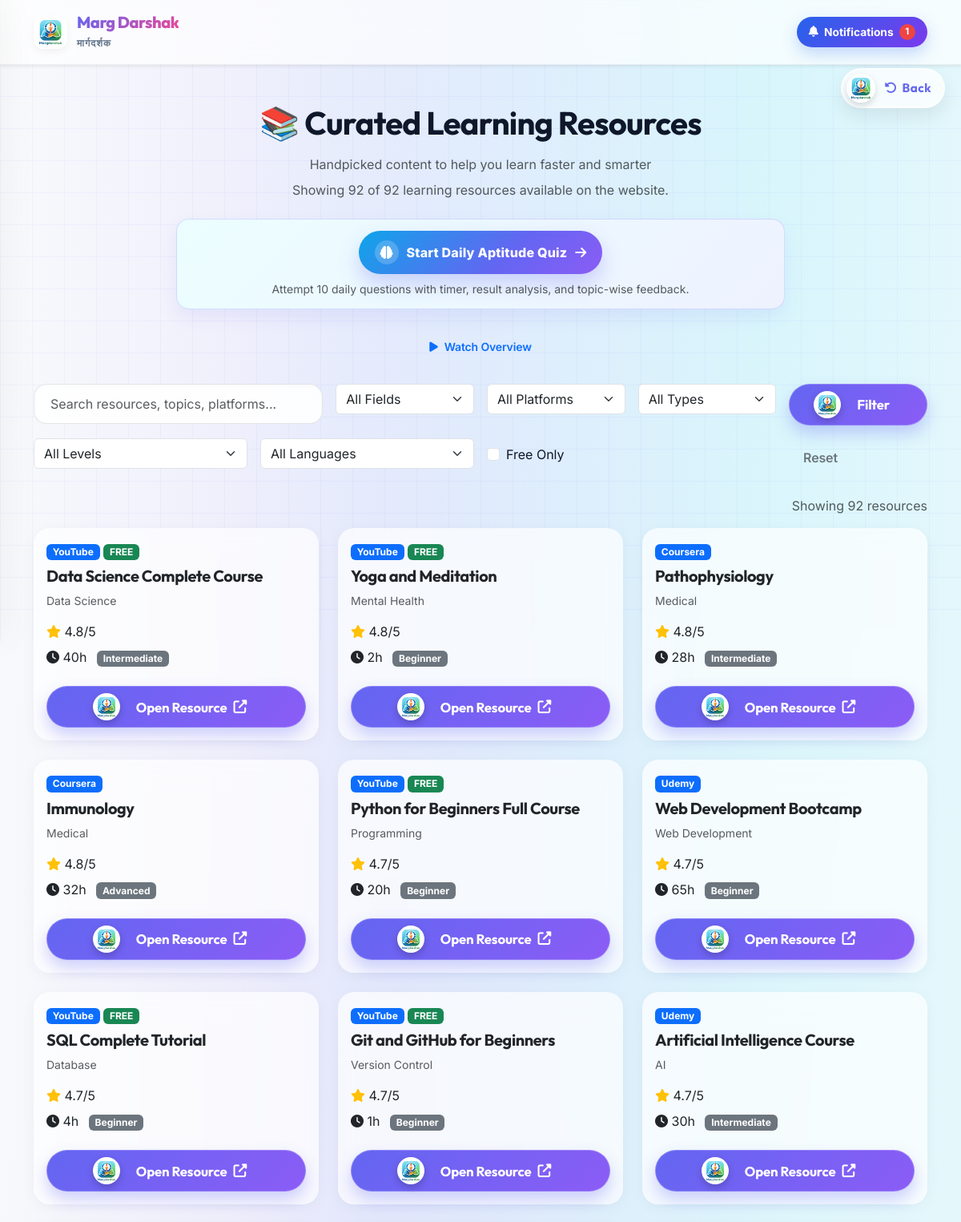
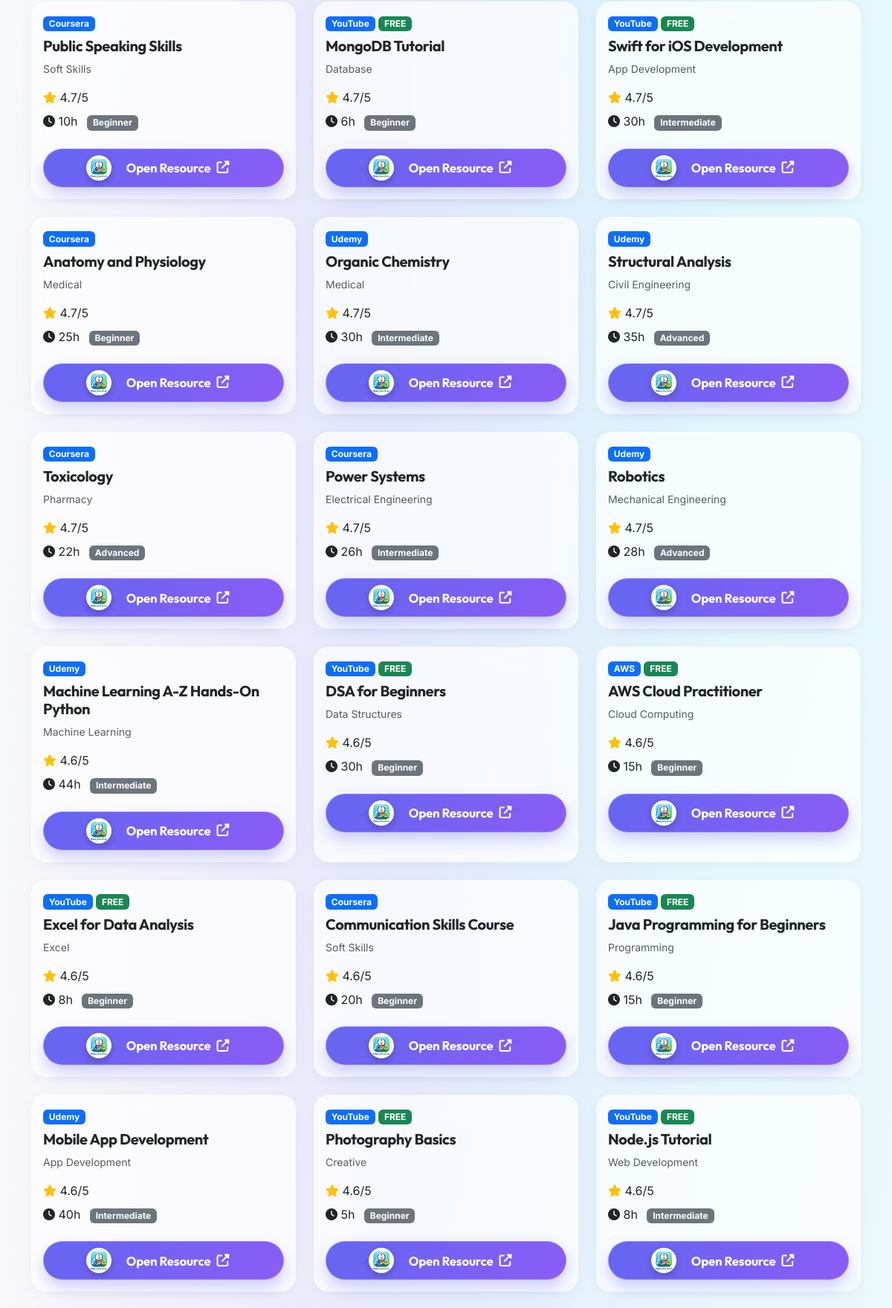
The page /skill (signed in, upper part) on the database its author committed (2 pictures, top to bottom).
### tables this page shows
CREATE TABLE "learning_resources" (
"title" TEXT,
  "topic" TEXT,
  "platform" TEXT,
  "resource_type" TEXT,
  "url" TEXT,
  "difficulty" TEXT,
  "duration_hours" INTEGER,
  "quality_score" REAL,
  "language" TEXT,
  "is_free" INTEGER
);

### app.py (the view, shortened to what this page needs)
@app.route('/skill')
@login_required
def skill_home():
    try:
        conn = get_db_connection()
        count = conn.execute('SELECT COUNT(*) as count FROM learning_resources').fetchone()['count']
        total_resources = conn.execute('SELECT COUNT(*) as count FROM learning_resources').fetchone()['count']
        topics = conn.execute('SELECT DISTINCT topic FROM learning_resources ORDER BY topic').fetchall()
        platforms = conn.execute('SELECT DISTINCT platform FROM learning_resources ORDER BY platform').fetchall()
        languages = conn.execute('SELECT DISTINCT language FROM learning_resources ORDER BY language').fetchall()
        resource_types = conn.execute('SELECT DISTINCT resource_type FROM learning_resources ORDER BY resource_type').fetchall()
        resources = conn.execute('SELECT * FROM learning_resources ORDER BY quality_score DESC').fetchall()
        conn.close()
        topic_list = [row['topic'] for row in topics]
        platform_list = [row['platform'] for row in platforms]
        language_list = [row['language'] for row in languages]
        resource_type_list = [row['resource_type'] for row in resource_types]
        resource_list = [dict(row) for row in resources]
        return render_template('skill/browse.html',
                             topics=topic_list,
                             platforms=platform_list,
                             languages=language_list,
                             resource_types=resource_type_list,
                             resources=resource_list,
                             total_resources=total_resources,
                             selected_topic='all',
                             selected_difficulty='all',
                             selected_platform='all',
                             selected_language='all',
                             selected_resource_type='all',
                             free_only=False,
                             search='')
    except Exception as e:
        print(f"Skill home error: {e}")
        return f"<h2>Error: {e}</h2><a href='/'>Back to Home</a>", 500

### app.py (called while the page is built)
def login_required(f):
    @wraps(f)
    def decorated_function(*args, **kwargs):
        if not getattr(g, 'current_user', None):
            flash('Please log in to access this feature.', 'warning')
            return redirect(url_for('login'))
        return f(*args, **kwargs)
    return decorated_function

def get_db_connection():
    conn = sqlite3.connect(DB_PATH)
    conn.row_factory = sqlite3.Row
    return conn

@app.before_request
def load_current_user():
    user_id = session.get('user_id')
    if user_id:
        try:
            conn = get_db_connection()
            user = conn.execute('SELECT id, username, email FROM users WHERE id = ?', (user_id,)).fetchone()
            conn.close()
            if user:
                from flask import g
                g.current_user = dict(user)
            else:
                session.pop('user_id', None)
        except Exception:
            session.pop('user_id', None)

### templates/skill/browse.html (shortened to what this page needs)
{% extends 'base.html' %}
{% block content %}
<div class="container my-5">
  <h1 class="text-center mb-3">📚 Curated Learning Resources</h1>
<p class="text-center text-muted mb-2">Handpicked content to help you learn faster and smarter</p>
<p class="text-center text-muted mb-4">Showing {{ resources|length }} of {{ total_resources }} learning resources available on the website.</p>
<div class="text-center mb-4">
  <div class="quiz-cta-wrap">
    <a href="/skill/aptitude-quiz" class="quiz-cta-btn">
      <span class="icon-bubble"><i class="fas fa-brain"></i></span>
      <span>Start Daily Aptitude Quiz</span>
      <i class="fas fa-arrow-right"></i>
    </a>
    <p class="text-muted mt-2 mb-0 small">Attempt 10 daily questions with timer, result analysis, and topic-wise feedback.</p>
  </div>
</div>
<div class="text-center mb-4">
  <button class="btn btn-outline-primary btn-sm" onclick="toggleLearningVideo()">
    <i class="fas fa-play"></i> Watch Overview
  </button>
</div>
    <div class="row mb-4">
        <div class="col-md-12">
            <form action="/skill/browse" method="get" class="row g-3">
                <div class="col-md-4">
                    <input type="search" name="search" class="form-control" placeholder="Search resources, topics, platforms..." value="{{ search }}">
                </div>
                <div class="col-md-2">
                    <select name="topic" class="form-select">
                        <option value="all">All Fields</option>
                    </select>
                </div>
                <div class="col-md-2">
                    <select name="platform" class="form-select">
                        <option value="all">All Platforms</option>
                    </select>
                </div>
                <div class="col-md-2">
                    <select name="resource_type" class="form-select">
                        <option value="all">All Types</option>
                    </select>
                </div>
                <div class="col-md-2 d-grid">
                    <button type="submit" class="btn btn-primary">Filter</button>
                </div>
                <div class="col-md-3">
                    <select name="difficulty" class="form-select">
                        <option value="all">All Levels</option>
                    </select>
                </div>
                <div class="col-md-3">
                    <select name="language" class="form-select">
                        <option value="all">All Languages</option>
                    </select>
                </div>
                <div class="col-md-3">
                    <div class="form-check mt-2">
                        <input class="form-check-input" type="checkbox" name="free" value="true" id="freeOnly" {% if free_only %}checked{% endif %}>
                        <label class="form-check-label" for="freeOnly">Free Only</label>
                    </div>
                </div>
                <div class="col-md-3">
                    <a href="/skill/browse" class="btn btn-outline-secondary w-100">Reset</a>
                </div>
            </form>
        </div>
    </div>
    <div class="row mb-3">
        <div class="col text-end text-muted">
            Showing {{ resources|length }} resource{{ 's' if resources|length != 1 else '' }}
        </div>
    </div>
    <div class="row">
        {% if resources %}
            {% for resource in resources %}
            <div class="col-md-4 mb-4">
                <div class="card h-100 hover-card">
                    <div class="card-body">
                        <span class="badge bg-primary mb-2">{{ resource.platform }}</span>
                        {% if resource.is_free %}
                        <span class="badge bg-success mb-2">FREE</span>
                        {% endif %}
                        <h5 class="card-title">{{ resource.title }}</h5>
                        <p class="text-muted small">{{ resource.topic }}</p>
                        <div class="mb-2">
                            <i class="fas fa-star text-warning"></i> {{ resource.quality_score }}/5
                        </div>
                        <div class="mb-2">
                            <i class="fas fa-clock"></i> {{ resource.duration_hours }}h
                            <span class="badge bg-secondary ms-2">{{ resource.difficulty }}</span>
                        </div>
                        <a href="{{ resource.url }}" target="_blank" class="btn btn-primary w-100 mt-3">
                            Open Resource <i class="fas fa-external-link-alt"></i>
                        </a>
                    </div>
                </div>
            </div>
            {% endfor %}
        {% else %}
            <div class="col-12 text-center">
                <p class="lead">No resources found. Try different filters.</p>
            </div>
        {% endif %}
    </div>
</div>
{% endblock %}

### static/css/style.css (style rules this page uses)
:root { --brand-50: #f5f3ff; --brand-100: #ede9fe; --brand-500: #8b5cf6; --brand-600: #7c3aed; --brand-700: #6d28d9; --gradient-hero: linear-gradient(135deg, #fdfbfb 0%, #ebedee 100%); --gradient-hero-dark: linear-gradient(135deg, #0f172a 0%, #1e1b4b 100%); --gradient-primary: linear-gradient(135deg, #6366f1 0%, #ec4899 100%); --gradient-success: linear-gradient(135deg, #10b981 0%, #059669 100%); --gradient-warning: linear-gradient(135deg, #f59e0b 0%, #d97706 100%); --gradient-danger: linear-gradient(135deg, #ef4444 0%, #b91c1c 100%); --bg-page: #f8fafc; --bg-surface: rgba(255, 255, 255, 0.7); --border-subtle: rgba(255, 255, 255, 0.5); --text-main: #0f172a; --text-muted: #64748b; --shadow-soft: 0 4px 20px -2px rgba(0, 0, 0, 0.05); --shadow-float: 0 20px 40px -4px rgba(99, 102, 241, 0.15); }
body { font-family: 'Inter', sans-serif; background-color: var(--bg-page); background-image: radial-gradient(at 40% 20%, hsla(250,100%,74%,0.15) 0px, transparent 50%), radial-gradient(at 80% 0%, hsla(189,100%,56%,0.15) 0px, transparent 50%), radial-gradient(at 0% 50%, hsla(355,100%,93%,0.1) 0px, transparent 50%); background-size: 100% 100%; color: var(--text-main); min-height: 100vh; background-attachment: fixed; overflow-x: hidden; position: relative; }
body::before { content: ''; position: fixed; top: 0; left: 0; width: 100vw; height: 100vh; background-image: linear-gradient(to right, rgba(99, 102, 241, 0.05) 1px, transparent 1px), linear-gradient(to bottom, rgba(99, 102, 241, 0.05) 1px, transparent 1px); background-size: 40px 40px; z-index: -1; pointer-events: none; }
html { scrollbar-width: none; }
h1, h2, h3, h4, h5, h6, .card-title, .modal-title { font-family: 'Outfit', sans-serif; letter-spacing: -0.02em; font-weight: 700; }
.glass-card, .card, .modal-content { background: var(--bg-surface); backdrop-filter: blur(16px); -webkit-backdrop-filter: blur(16px); border: 1px solid rgba(0, 0, 0, 0.06); box-shadow: var(--shadow-soft); border-radius: 20px; transition: all 0.4s cubic-bezier(0.16, 1, 0.3, 1); }
.btn-primary { display: inline-flex !important; align-items: center; justify-content: center; padding: 8px 24px 8px 8px !important; background: linear-gradient(135deg, #6366f1, #8b5cf6) !important; border-radius: 40px !important; box-shadow: 0 10px 20px rgba(99, 102, 241, 0.3) !important; color: white !important; font-family: 'Outfit', sans-serif !important; font-weight: 700 !important; font-size: 1.05rem !important; position: relative; transition: all 0.3s cubic-bezier(0.16, 1, 0.3, 1) !important; border: 1px solid rgba(255,255,255,0.2) !important; transform-style: preserve-3d; text-transform: none !important; letter-spacing: 0.5px; }
.btn-primary::before { content: ''; display: block; width: 34px; height: 34px; min-width: 34px; border-radius: 50%; background-image: url('/static/icon-192.png'); background-size: cover; box-shadow: 0 4px 10px rgba(0,0,0,0.2); transform: translateZ(20px); transition: transform 0.4s cubic-bezier(0.16, 1, 0.3, 1); margin-right: 12px; }
.btn { border-radius: 9999px; padding: 0.75rem 1.5rem; font-weight: 600; letter-spacing: -0.01em; transition: all 0.2s ease; border: none; display: inline-flex; align-items: center; justify-content: center; gap: 0.5rem; }
.btn-primary { background: var(--gradient-primary); color: white; box-shadow: 0 4px 14px 0 rgba(139, 92, 246, 0.39); }
.form-control { background: rgba(255, 255, 255, 0.9); border: 1px solid rgba(0, 0, 0, 0.1); border-radius: 16px; padding: 0.75rem 1.25rem; box-shadow: 0 2px 4px rgba(0, 0, 0, 0.02) inset; transition: all 0.2s ease; }
.card { border-radius: 20px; border: none; box-shadow: var(--shadow-soft); }

### templates/base.html (style rules this page uses)
body { transition: background-color 0.3s ease, color 0.3s ease; }
.fade-in-up { animation: fadeInUp 0.6s ease; }

### rows shown on the page
learning_resources: platform "YouTube", is_free "FREE", title "Data Science Complete Course", topic "Data Science", quality_score "4.8", duration_hours "40", difficulty "Intermediate"
learning_resources: platform "YouTube", is_free "FREE", title "Yoga and Meditation", topic "Mental Health", quality_score "4.8", duration_hours "2", difficulty "Beginner"
learning_resources: platform "Coursera", title "Pathophysiology", topic "Medical", quality_score "4.8", duration_hours "28", difficulty "Intermediate"
learning_resources: platform "Coursera", title "Immunology", topic "Medical", quality_score "4.8", duration_hours "32", difficulty "Advanced"
learning_resources: platform "YouTube", is_free "FREE", title "Python for Beginners Full Course", topic "Programming", quality_score "4.7", duration_hours "20", difficulty "Beginner"
learning_resources: platform "Udemy", title "Web Development Bootcamp", topic "Web Development", quality_score "4.7", duration_hours "65", difficulty "Beginner"
learning_resources: platform "YouTube", is_free "FREE", title "SQL Complete Tutorial", topic "Database", quality_score "4.7", duration_hours "4", difficulty "Beginner"
learning_resources: platform "YouTube", is_free "FREE", title "Git and GitHub for Beginners", topic "Version Control", quality_score "4.7", duration_hours "1", difficulty "Beginner"
learning_resources: platform "Udemy", title "Artificial Intelligence Course", topic "AI", quality_score "4.7", duration_hours "30", difficulty "Intermediate"
learning_resources: platform "Coursera", title "Public Speaking Skills", topic "Soft Skills", quality_score "4.7", duration_hours "10", difficulty "Beginner"
learning_resources: platform "YouTube", is_free "FREE", title "MongoDB Tutorial", topic "Database", quality_score "4.7", duration_hours "6", difficulty "Beginner"
learning_resources: platform "YouTube", is_free "FREE", title "Swift for iOS Development", topic "App Development", quality_score "4.7", duration_hours "30", difficulty "Intermediate"
learning_resources: platform "Coursera", title "Anatomy and Physiology", topic "Medical", quality_score "4.7", duration_hours "25", difficulty "Beginner"
learning_resources: platform "Udemy", title "Organic Chemistry", topic "Medical", quality_score "4.7", duration_hours "30", difficulty "Intermediate"
learning_resources: platform "Udemy", title "Structural Analysis", topic "Civil Engineering", quality_score "4.7", duration_hours "35", difficulty "Advanced"
learning_resources: platform "Coursera", title "Toxicology", topic "Pharmacy", quality_score "4.7", duration_hours "22", difficulty "Advanced"
learning_resources: platform "Coursera", title "Power Systems", topic "Electrical Engineering", quality_score "4.7", duration_hours "26", difficulty "Intermediate"
learning_resources: platform "Udemy", title "Robotics", topic "Mechanical Engineering", quality_score "4.7", duration_hours "28", difficulty "Advanced"
learning_resources: platform "Udemy", title "Machine Learning A-Z Hands-On Python", topic "Machine Learning", quality_score "4.6", duration_hours "44", difficulty "Intermediate"
learning_resources: platform "YouTube", is_free "FREE", title "DSA for Beginners", topic "Data Structures", quality_score "4.6", duration_hours "30", difficulty "Beginner"
learning_resources: platform "AWS", is_free "FREE", title "AWS Cloud Practitioner", topic "Cloud Computing", quality_score "4.6", duration_hours "15", difficulty "Beginner"
learning_resources: platform "YouTube", is_free "FREE", title "Excel for Data Analysis", topic "Excel", quality_score "4.6", duration_hours "8", difficulty "Beginner"
learning_resources: platform "Coursera", title "Communication Skills Course", topic "Soft Skills", quality_score "4.6", duration_hours "20", difficulty "Beginner"
learning_resources: platform "YouTube", is_free "FREE", title "Java Programming for Beginners", topic "Programming", quality_score "4.6", duration_hours "15", difficulty "Beginner"
learning_resources: platform "Udemy", title "Mobile App Development", topic "App Development", quality_score "4.6", duration_hours "40", difficulty "Intermediate"
learning_resources: platform "YouTube", is_free "FREE", title "Photography Basics", topic "Creative", quality_score "4.6", duration_hours "5", difficulty "Beginner"
learning_resources: platform "YouTube", is_free "FREE", title "Node.js Tutorial", topic "Web Development", quality_score "4.6", duration_hours "8", difficulty "Intermediate"

### other values the page prints
{{ resources|length }} "92"
{{ total_resources }} "92"
{{ 's' if resources|length != 1 else '' }} "s"
